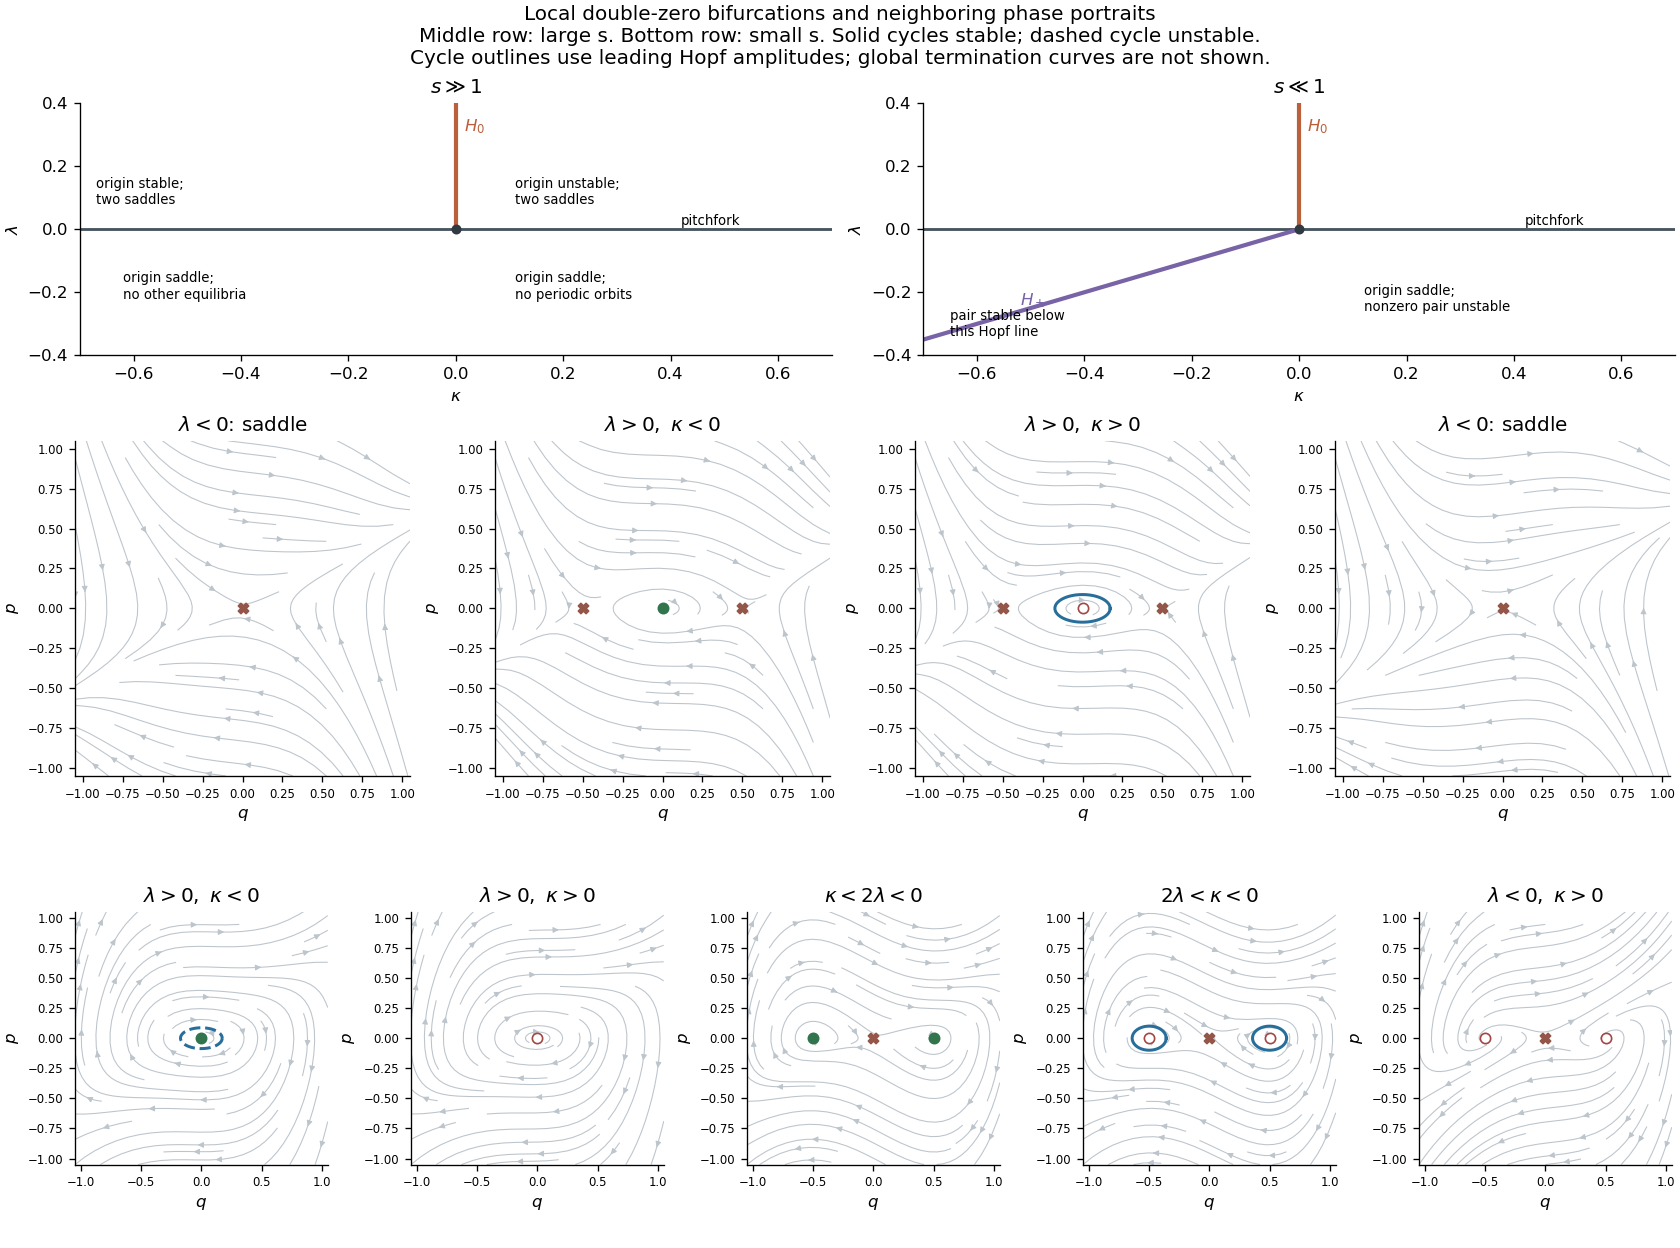

Recreate this plot in Python.
"""Original local bifurcation diagrams and schematic Hopf-cycle portraits."""
from pathlib import Path
import matplotlib
matplotlib.use("Agg")
import matplotlib.pyplot as plt
import numpy as np


def parameters(ax, sigma):
    ax.axhline(0, color="#46545e", lw=1.7)
    ax.plot([0, 0], [0, .4], color="#ba613c", lw=2.5)
    ax.text(.015, .31, "$H_0$", color="#ba613c")
    ax.text(.42, .012, "pitchfork", fontsize=8)
    if sigma == -1:
        k = np.linspace(-.7, 0, 100)
        ax.plot(k, k / 2, color="#7763a5", lw=2.5)
        ax.text(-.52, -.24, "$H_\\pm$", color="#7763a5")
        ax.text(-.65, -.34, "pair stable below\nthis Hopf line", fontsize=8)
        ax.text(.12, -.26, "origin saddle;\nnonzero pair unstable", fontsize=8)
    else:
        ax.text(-.62, -.22, "origin saddle;\nno other equilibria", fontsize=8)
        ax.text(.11, -.22, "origin saddle;\nno periodic orbits", fontsize=8)
        ax.text(-.67, .08, "origin stable;\ntwo saddles", fontsize=8)
        ax.text(.11, .08, "origin unstable;\ntwo saddles", fontsize=8)
    ax.set(xlim=(-.7, .7), ylim=(-.4, .4), xlabel=r"$\kappa$", ylabel=r"$\lambda$", title=r"$s\gg1$" if sigma == 1 else r"$s\ll1$")
    ax.scatter([0], [0], color="#303a43", s=25, zorder=4)
    ax.spines[["top", "right"]].set_visible(False)


def portrait(ax, sigma, lam, kap, title, cycle=None):
    grid = np.linspace(-1.05, 1.05, 24)
    q, p = np.meshgrid(grid, grid)
    force = -lam * q + kap * p + sigma * q**3 - 2 * sigma * q**2 * p
    ax.streamplot(grid, grid, p, force, color="#bdc5cc", linewidth=.65, density=.7, arrowsize=.7)
    equilibria = [0.0]
    if lam / sigma > 0:
        equilibria += [-np.sqrt(lam / sigma), np.sqrt(lam / sigma)]
    for q0 in equilibria:
        determinant = lam if q0 == 0 else -2 * lam
        tr = kap - 2 * sigma * q0**2
        if determinant < 0:
            ax.scatter(q0, 0, marker="X", color="#935648", s=38, zorder=5)
        else:
            ax.scatter(q0, 0, facecolors="#32754d" if tr < 0 else "white", edgecolors="#32754d" if tr < 0 else "#a24744", s=38, zorder=5)
    theta = np.linspace(0, 2 * np.pi, 600)
    if cycle == "origin":
        radius = np.sqrt(2 * abs(kap))
        ax.plot(radius * np.cos(theta), -np.sqrt(lam) * radius * np.sin(theta), "-" if sigma == 1 else "--", color="#276e9b", lw=1.8)
    elif cycle == "wells":
        radius = np.sqrt(kap - 2 * lam)
        for q0 in equilibria[1:]:
            ax.plot(q0 + radius * np.cos(theta), -np.sqrt(-2 * lam) * radius * np.sin(theta), color="#276e9b", lw=1.8)
    ax.set(xlim=(-1.05, 1.05), ylim=(-1.05, 1.05), xlabel="$q$", ylabel="$p$", title=title)
    ax.tick_params(labelsize=7)
    ax.set_aspect("equal")
    ax.spines[["top", "right"]].set_visible(False)


def main():
    fig = plt.figure(figsize=(14, 10.4), facecolor="white", constrained_layout=True)
    gs = fig.add_gridspec(3, 1, height_ratios=[.8, 1, 1])
    top = gs[0, 0].subgridspec(1, 2)
    middle = gs[1, 0].subgridspec(1, 4)
    bottom = gs[2, 0].subgridspec(1, 5)
    parameters(fig.add_subplot(top[0, 0]), 1)
    parameters(fig.add_subplot(top[0, 1]), -1)
    cases = [
        (1, -.25, -.12, r"$\lambda<0$: saddle", None),
        (1, .25, -.025, r"$\lambda>0,\ \kappa<0$", None),
        (1, .25, .015, r"$\lambda>0,\ \kappa>0$", "origin"),
        (1, -.25, .12, r"$\lambda<0$: saddle", None),
        (-1, .25, -.015, r"$\lambda>0,\ \kappa<0$", "origin"),
        (-1, .25, .015, r"$\lambda>0,\ \kappa>0$", None),
        (-1, -.25, -.52, r"$\kappa<2\lambda<0$", None),
        (-1, -.25, -.48, r"$2\lambda<\kappa<0$", "wells"),
        (-1, -.25, .12, r"$\lambda<0,\ \kappa>0$", None),
    ]
    for index, case in enumerate(cases):
        grid = middle if index < 4 else bottom
        col = index if index < 4 else index - 4
        portrait(fig.add_subplot(grid[0, col]), *case)
    fig.suptitle("Local double-zero bifurcations and neighboring phase portraits\nMiddle row: large s. Bottom row: small s. Solid cycles stable; dashed cycle unstable.\nCycle outlines use leading Hopf amplitudes; global termination curves are not shown.", fontsize=12)
    fig.savefig(Path(__file__).with_suffix(".png").name, dpi=120, facecolor="white", transparent=False)
    plt.close(fig)


if __name__ == "__main__":
    main()
